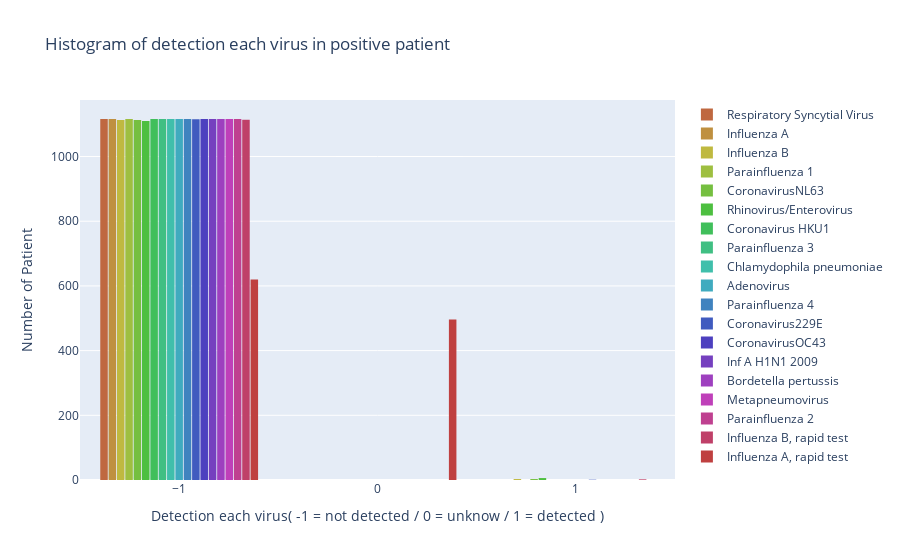

Here is the notebook cell this chart was saved with:
### Code cell
#Histogram ของคนที่เป็น positive มีเชื้อไวรัสอะไรที่ตรวจพบพร้อมกับการติดโรคโควิดมากที่สุด
virus_data = balancedata[['SARS-Cov-2 exam result','Respiratory Syncytial Virus','Influenza A','Influenza B','Parainfluenza 1','CoronavirusNL63','Rhinovirus/Enterovirus','Coronavirus HKU1','Parainfluenza 3','Chlamydophila pneumoniae','Adenovirus','Parainfluenza 4','Coronavirus229E','CoronavirusOC43','Inf A H1N1 2009','Bordetella pertussis','Metapneumovirus','Parainfluenza 2','Influenza B, rapid test','Influenza A, rapid test']]
virus_data = virus_data.replace(b'not_detected', -1)
virus_data = virus_data.replace(b'detected', 1)
virus_data['Influenza B, rapid test'].replace({
        b'negative':'-1',
        b'positive':'1'
    }, inplace=True)
virus_data['Influenza A, rapid test'].replace({
        b'negative':'-1',
        b'?':'0',
        b'positive':'1'
    }, inplace=True)
N = 20
c = ['hsl('+str(h)+',50%'+',50%)' for h in np.linspace(0, 360, N)] #color

PVpatient = virus_data[virus_data['SARS-Cov-2 exam result']==b'positive']
fig = go.Figure()
fig.add_trace(go.Histogram(
    x=PVpatient['Respiratory Syncytial Virus'],
    histfunc="count",
    name='Respiratory Syncytial Virus',
    marker_color=c[1],
    opacity=1
))
fig.add_trace(go.Histogram(
    x=PVpatient['Influenza A'],
    histfunc="count",
    name='Influenza A',
    marker_color=c[2],
    opacity=1
))
fig.add_trace(go.Histogram(
    x=PVpatient['Influenza B'],
    histfunc="count",
    name='Influenza B',
    marker_color=c[3],
    opacity=1
))
fig.add_trace(go.Histogram(
    x=PVpatient['Parainfluenza 1'],
    histfunc="count",
    name='Parainfluenza 1',
    marker_color=c[4],
    opacity=1
))
fig.add_trace(go.Histogram(
    x=PVpatient['CoronavirusNL63'],
    histfunc="count",
    name='CoronavirusNL63',
    marker_color=c[5],
    opacity=1
))
fig.add_trace(go.Histogram(
    x=PVpatient['Rhinovirus/Enterovirus'],
    histfunc="count",
    name='Rhinovirus/Enterovirus',
    marker_color=c[6],
    opacity=1
))
fig.add_trace(go.Histogram(
    x=PVpatient['Coronavirus HKU1'],
    histfunc="count",
    name='Coronavirus HKU1',
    marker_color=c[7],
    opacity=1
))
fig.add_trace(go.Histogram(
    x=PVpatient['Parainfluenza 3'],
    histfunc="count",
    name='Parainfluenza 3',
    marker_color=c[8],
    opacity=1
))
fig.add_trace(go.Histogram(
    x=PVpatient['Chlamydophila pneumoniae'],
    histfunc="count",
    name='Chlamydophila pneumoniae',
    marker_color=c[9],
    opacity=1
))
fig.add_trace(go.Histogram(
    x=PVpatient['Adenovirus'],
    histfunc="count",
    name='Adenovirus',
    marker_color=c[10],
    opacity=1
))
fig.add_trace(go.Histogram(
    x=PVpatient['Parainfluenza 4'],
    histfunc="count",
    name='Parainfluenza 4',
    marker_color=c[11],
    opacity=1
))
fig.add_trace(go.Histogram(
    x=PVpatient['Coronavirus229E'],
    histfunc="count",
    name='Coronavirus229E',
    marker_color=c[12],
    opacity=1
))
fig.add_trace(go.Histogram(
    x=PVpatient['CoronavirusOC43'],
    histfunc="count",
    name='CoronavirusOC43',
    marker_color=c[13],
    opacity=1
))
fig.add_trace(go.Histogram(
    x=PVpatient['Inf A H1N1 2009'],
    histfunc="count",
    name='Inf A H1N1 2009',
    marker_color=c[14],
    opacity=1
))
fig.add_trace(go.Histogram(
    x=PVpatient['Bordetella pertussis'],
    histfunc="count",
    name='Bordetella pertussis',
    marker_color=c[15],
    opacity=1
))
fig.add_trace(go.Histogram(
    x=PVpatient['Metapneumovirus'],
    histfunc="count",
    name='Metapneumovirus',
    marker_color=c[16],
    opacity=1
))
fig.add_trace(go.Histogram(
    x=PVpatient['Parainfluenza 2'],
    histfunc="count",
    name='Parainfluenza 2',
    marker_color=c[17],
    opacity=1
))
fig.add_trace(go.Histogram(
    x=PVpatient['Influenza B, rapid test'],
    histfunc="count",
    name='Influenza B, rapid test',
    marker_color=c[18],
    opacity=1
))
fig.add_trace(go.Histogram(
    x=PVpatient['Influenza A, rapid test'],
    histfunc="count",
    name='Influenza A, rapid test',
    marker_color=c[19],
    opacity=1
))
#Histogram ของคนที่เป็น positive มีเชื้อไวรัสอะไรที่ตรวจพบพร้อมกับการติดโรคโควิดมากที่สุด
fig.update_layout(
    title_text='Histogram of detection each virus in positive patient', # title of plot
    xaxis_title_text='Detection each virus( -1 = not detected / 0 = unknow / 1 = detected )', # xaxis label
    yaxis_title_text='Number of Patient', # yaxis label
    bargap=0.2, # gap between bars of adjacent location coordinates
    bargroupgap=0.1 # gap between bars of the same location coordinates
)
fig.write_html("Histogram of detection each virus in positive patient.html")
fig.show()

### Figure 1 — Plotly figure (JSON) as saved in the notebook; plotly's stock layout.template omitted (floating-point values rounded to 4 significant figures; data arrays with more than 128 entries replaced by an {"elided": "..."} marker saying what was removed)
{"data": [{"histfunc": "count", "marker": {"color": "hsl(18.94736842105263,50%,50%)"}, "name": "Respiratory Syncytial Virus", "opacity": 1, "type": "histogram", "x": {"elided": "1116 int values"}}, {"histfunc": "count", "marker": {"color": "hsl(37.89473684210526,50%,50%)"}, "name": "Influenza A", "opacity": 1, "type": "histogram", "x": {"elided": "1116 int values"}}, {"histfunc": "count", "marker": {"color": "hsl(56.84210526315789,50%,50%)"}, "name": "Influenza B", "opacity": 1, "type": "histogram", "x": {"elided": "1116 int values"}}, {"histfunc": "count", "marker": {"color": "hsl(75.78947368421052,50%,50%)"}, "name": "Parainfluenza 1", "opacity": 1, "type": "histogram", "x": {"elided": "1116 int values"}}, {"histfunc": "count", "marker": {"color": "hsl(94.73684210526315,50%,50%)"}, "name": "CoronavirusNL63", "opacity": 1, "type": "histogram", "x": {"elided": "1116 int values"}}, {"histfunc": "count", "marker": {"color": "hsl(113.68421052631578,50%,50%)"}, "name": "Rhinovirus/Enterovirus", "opacity": 1, "type": "histogram", "x": {"elided": "1116 int values"}}, {"histfunc": "count", "marker": {"color": "hsl(132.6315789473684,50%,50%)"}, "name": "Coronavirus HKU1", "opacity": 1, "type": "histogram", "x": {"elided": "1116 int values"}}, {"histfunc": "count", "marker": {"color": "hsl(151.57894736842104,50%,50%)"}, "name": "Parainfluenza 3", "opacity": 1, "type": "histogram", "x": {"elided": "1116 int values"}}, {"histfunc": "count", "marker": {"color": "hsl(170.52631578947367,50%,50%)"}, "name": "Chlamydophila pneumoniae", "opacity": 1, "type": "histogram", "x": {"elided": "1116 int values"}}, {"histfunc": "count", "marker": {"color": "hsl(189.4736842105263,50%,50%)"}, "name": "Adenovirus", "opacity": 1, "type": "histogram", "x": {"elided": "1116 int values"}}, {"histfunc": "count", "marker": {"color": "hsl(208.42105263157893,50%,50%)"}, "name": "Parainfluenza 4", "opacity": 1, "type": "histogram", "x": {"elided": "1116 int values"}}, {"histfunc": "count", "marker": {"color": "hsl(227.36842105263156,50%,50%)"}, "name": "Coronavirus229E", "opacity": 1, "type": "histogram", "x": {"elided": "1116 int values"}}, {"histfunc": "count", "marker": {"color": "hsl(246.3157894736842,50%,50%)"}, "name": "CoronavirusOC43", "opacity": 1, "type": "histogram", "x": {"elided": "1116 int values"}}, {"histfunc": "count", "marker": {"color": "hsl(265.2631578947368,50%,50%)"}, "name": "Inf A H1N1 2009", "opacity": 1, "type": "histogram", "x": {"elided": "1116 int values"}}, {"histfunc": "count", "marker": {"color": "hsl(284.2105263157895,50%,50%)"}, "name": "Bordetella pertussis", "opacity": 1, "type": "histogram", "x": {"elided": "1116 int values"}}, {"histfunc": "count", "marker": {"color": "hsl(303.1578947368421,50%,50%)"}, "name": "Metapneumovirus", "opacity": 1, "type": "histogram", "x": {"elided": "1116 int values"}}, {"histfunc": "count", "marker": {"color": "hsl(322.1052631578947,50%,50%)"}, "name": "Parainfluenza 2", "opacity": 1, "type": "histogram", "x": {"elided": "1116 int values"}}, {"histfunc": "count", "marker": {"color": "hsl(341.05263157894734,50%,50%)"}, "name": "Influenza B, rapid test", "opacity": 1, "type": "histogram", "x": {"elided": "1116 str values"}}, {"histfunc": "count", "marker": {"color": "hsl(360.0,50%,50%)"}, "name": "Influenza A, rapid test", "opacity": 1, "type": "histogram", "x": {"elided": "1116 str values"}}], "layout": {"bargap": 0.2, "bargroupgap": 0.1, "title": {"text": "Histogram of detection each virus in positive patient"}, "xaxis": {"title": {"text": "Detection each virus( -1 = not detected / 0 = unknow / 1 = detected )"}}, "yaxis": {"title": {"text": "Number of Patient"}}}}
